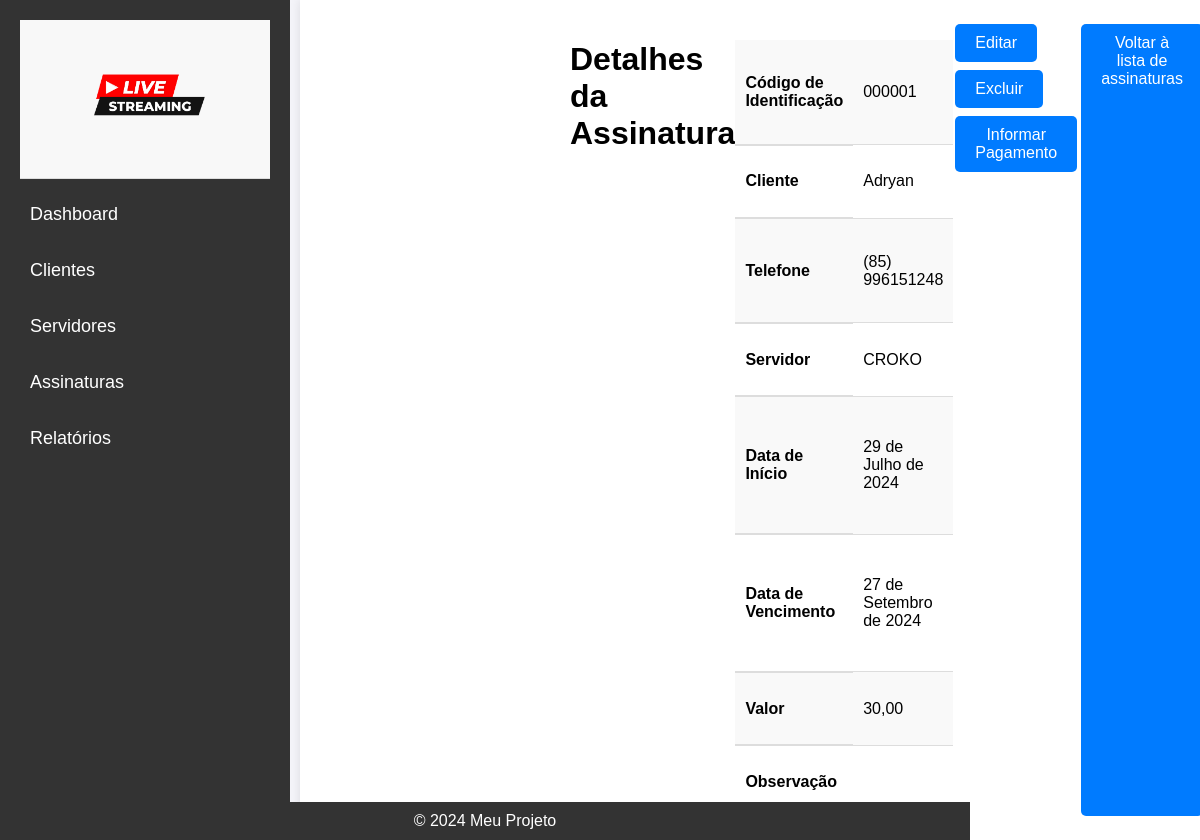
The page /assinaturas/2/ on the database its author committed.
### assinaturas/models.py (models this page shows, shortened)
class Assinatura(models.Model):
    codigo_identificacao = models.CharField(max_length=6, unique=True, blank=True)
    cliente = models.ForeignKey(Cliente, on_delete=models.CASCADE)
    servidor = models.ForeignKey(Servidor, on_delete=models.CASCADE)
    telefone = models.CharField(max_length=20, blank=True)
    data_inicio = models.DateField()
    data_vencimento = models.DateField()
    valor = models.DecimalField(max_digits=10, decimal_places=2)
    observacao = models.TextField(null=True, blank=True)

### clientes/models.py (models this page shows, shortened)
class Cliente(models.Model):
    nome = models.CharField(max_length=100)
    telefone = models.CharField(max_length=20)
    cidade = models.CharField(max_length=100)
    observacao = models.TextField(null=True, blank=True)

### servidores/models.py (models this page shows, shortened)
class Servidor(models.Model):
    nome = models.CharField(max_length=100)
    tipo_plano = models.CharField(max_length=100)
    observacao = models.TextField(null=True, blank=True)

### assinaturas/views.py (the view)
# urls.py: path('<int:pk>/', AssinaturaDetailView.as_view(), name='assinatura_detail'),
class AssinaturaDetailView(DetailView):
    model = Assinatura
    template_name = 'assinaturas/assinatura_detail.html'

### assinaturas/templates/assinaturas/assinatura_detail.html (shortened to what this page needs)
{% extends "base.html" %}
{% block content %}
<div class="container">
    <h1>Detalhes da Assinatura</h1>
    <table class="table table-bordered">
        <tr>
            <th>Código de Identificação</th>
            <td>{{ object.codigo_identificacao }}</td>
        </tr>
        <tr>
            <th>Cliente</th>
            <td>{{ object.cliente.nome }}</td>
        </tr>
        <tr>
            <th>Telefone</th>
            <td>{{ object.telefone }}</td>
        </tr>
        <tr>
            <th>Servidor</th>
            <td>{{ object.servidor.nome }}</td>
        </tr>
        <tr>
            <th>Data de Início</th>
            <td>{{ object.data_inicio }}</td>
        </tr>
        <tr>
            <th>Data de Vencimento</th>
            <td>{{ object.data_vencimento }}</td>
        </tr>
        <tr>
            <th>Valor</th>
            <td>{{ object.valor }}</td>
        </tr>
        <tr>
            <th>Observação</th>
            <td>{{ object.observacao }}</td>
        </tr>
    </table>
    <div class="d-flex justify-content-between">
        <a href="{% url 'editar_assinatura' object.pk %}" class="btn btn-primary">Editar</a>
        <form action="{% url 'excluir_assinatura' object.pk %}" method="post" style="display:inline;">
            <button type="submit" class="btn btn-danger">Excluir</button>
        </form>
        <a href="{% url 'informar_pagamento' object.pk %}" class="btn btn-success">Informar Pagamento</a>
    </div>
    <a href="{% url 'assinaturas' %}" class="btn btn-secondary mt-3">Voltar à lista de assinaturas</a>
</div>
{% endblock %}

### static/css/style.css (style rules this page uses)
body { font-family: Arial, sans-serif; margin: 0; padding: 0; background-color: #f4f4f9; }
.container { display: flex; min-height: 100vh; margin-left: 250px; }
table { width: 100%; border-collapse: collapse; margin-top: 20px; }
table th, table td { padding: 10px; text-align: left; }
table tbody tr:nth-child(odd) { background-color: #f9f9f9; }
table tbody tr:nth-child(even) { background-color: #fff; }
table th { border-bottom: 2px solid #ddd; }
table td { border-bottom: 1px solid #ddd; }
button { background-color: #333; color: #fff; border: none; padding: 10px 15px; border-radius: 5px; cursor: pointer; font-size: 16px; }
.btn { background-color: #007bff; color: white; border: none; padding: 10px 20px; text-align: center; text-decoration: none; display: inline-block; font-size: 16px; margin: 4px 2px; cursor: pointer; border-radius: 5px; }

### rows shown on the page
Assinatura: codigo_identificacao "000001", cliente.nome "Adryan", telefone "(85) 996151248", servidor.nome "CROKO", data_inicio "29 de Julho de 2024", data_vencimento "27 de Setembro de 2024", valor "30,00"
